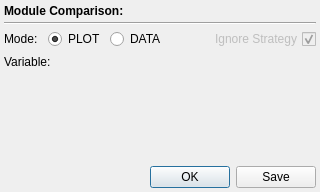
<?xml version="1.0" encoding="UTF-8"?>
<ui version="4.0">
 <class>LevelComparisonWidget</class>
 <widget class="QWidget" name="LevelComparisonWidget">
  <property name="geometry">
   <rect>
    <x>0</x>
    <y>0</y>
    <width>320</width>
    <height>192</height>
   </rect>
  </property>
  <property name="sizePolicy">
   <sizepolicy hsizetype="Preferred" vsizetype="Preferred">
    <horstretch>0</horstretch>
    <verstretch>0</verstretch>
   </sizepolicy>
  </property>
  <property name="minimumSize">
   <size>
    <width>320</width>
    <height>0</height>
   </size>
  </property>
  <property name="windowTitle">
   <string>Form</string>
  </property>
  <layout class="QVBoxLayout" name="verticalLayout">
   <property name="spacing">
    <number>4</number>
   </property>
   <property name="margin" stdset="0">
    <number>4</number>
   </property>
   <item>
    <widget class="QLabel" name="headingLabel">
     <property name="font">
      <font>
       <bold>true</bold>
      </font>
     </property>
     <property name="text">
      <string>Module Comparison:</string>
     </property>
     <property name="textFormat">
      <enum>Qt::TextFormat::PlainText</enum>
     </property>
    </widget>
   </item>
   <item>
    <widget class="Line" name="line">
     <property name="orientation">
      <enum>Qt::Orientation::Horizontal</enum>
     </property>
    </widget>
   </item>
   <item>
    <layout class="QHBoxLayout" name="topHorizontalLayout">
     <item>
      <widget class="QLabel" name="label_3">
       <property name="minimumSize">
        <size>
         <width>40</width>
         <height>0</height>
        </size>
       </property>
       <property name="text">
        <string>Mode:</string>
       </property>
      </widget>
     </item>
     <item>
      <widget class="QRadioButton" name="plotButton">
       <property name="minimumSize">
        <size>
         <width>55</width>
         <height>0</height>
        </size>
       </property>
       <property name="text">
        <string>PLOT</string>
       </property>
       <property name="checked">
        <bool>true</bool>
       </property>
       <attribute name="buttonGroup">
        <string notr="true">modeButtonGroup</string>
       </attribute>
      </widget>
     </item>
     <item>
      <widget class="QRadioButton" name="dataButton">
       <property name="enabled">
        <bool>true</bool>
       </property>
       <property name="minimumSize">
        <size>
         <width>55</width>
         <height>0</height>
        </size>
       </property>
       <property name="text">
        <string>DATA</string>
       </property>
       <attribute name="buttonGroup">
        <string notr="true">modeButtonGroup</string>
       </attribute>
      </widget>
     </item>
     <item>
      <spacer name="horizontalSpacer">
       <property name="orientation">
        <enum>Qt::Orientation::Horizontal</enum>
       </property>
       <property name="sizeHint" stdset="0">
        <size>
         <width>40</width>
         <height>20</height>
        </size>
       </property>
      </spacer>
     </item>
     <item>
      <widget class="QCheckBox" name="strategyBox">
       <property name="enabled">
        <bool>false</bool>
       </property>
       <property name="layoutDirection">
        <enum>Qt::LayoutDirection::RightToLeft</enum>
       </property>
       <property name="text">
        <string>Ignore Strategy</string>
       </property>
       <property name="checked">
        <bool>true</bool>
       </property>
      </widget>
     </item>
    </layout>
   </item>
   <item>
    <spacer name="verticalSpacer_2">
     <property name="orientation">
      <enum>Qt::Orientation::Vertical</enum>
     </property>
     <property name="sizeType">
      <enum>QSizePolicy::Policy::Fixed</enum>
     </property>
     <property name="sizeHint" stdset="0">
      <size>
       <width>20</width>
       <height>2</height>
      </size>
     </property>
    </spacer>
   </item>
   <item>
    <layout class="QHBoxLayout" name="bottomHorizontalLayout">
     <item>
      <widget class="QLabel" name="label_2">
       <property name="minimumSize">
        <size>
         <width>65</width>
         <height>0</height>
        </size>
       </property>
       <property name="text">
        <string>Variable:</string>
       </property>
      </widget>
     </item>
    </layout>
   </item>
   <item>
    <spacer name="verticalSpacer">
     <property name="orientation">
      <enum>Qt::Orientation::Vertical</enum>
     </property>
     <property name="sizeHint" stdset="0">
      <size>
       <width>20</width>
       <height>80</height>
      </size>
     </property>
    </spacer>
   </item>
   <item>
    <widget class="QDialogButtonBox" name="buttonBox">
     <property name="standardButtons">
      <set>QDialogButtonBox::StandardButton::Ok|QDialogButtonBox::StandardButton::Save</set>
     </property>
    </widget>
   </item>
  </layout>
  <zorder>buttonBox</zorder>
  <zorder>line</zorder>
  <zorder>headingLabel</zorder>
  <zorder>verticalSpacer_2</zorder>
 </widget>
 <resources/>
 <connections/>
 <buttongroups>
  <buttongroup name="modeButtonGroup"/>
 </buttongroups>
</ui>
